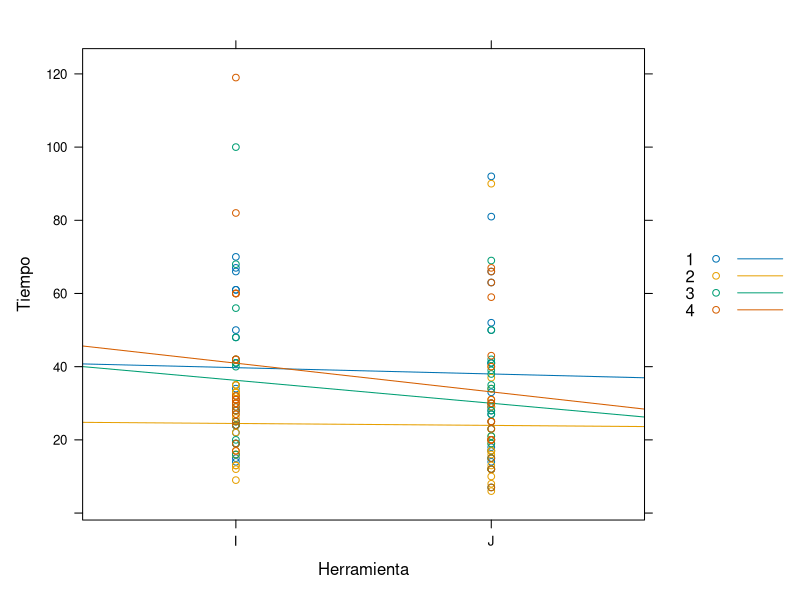
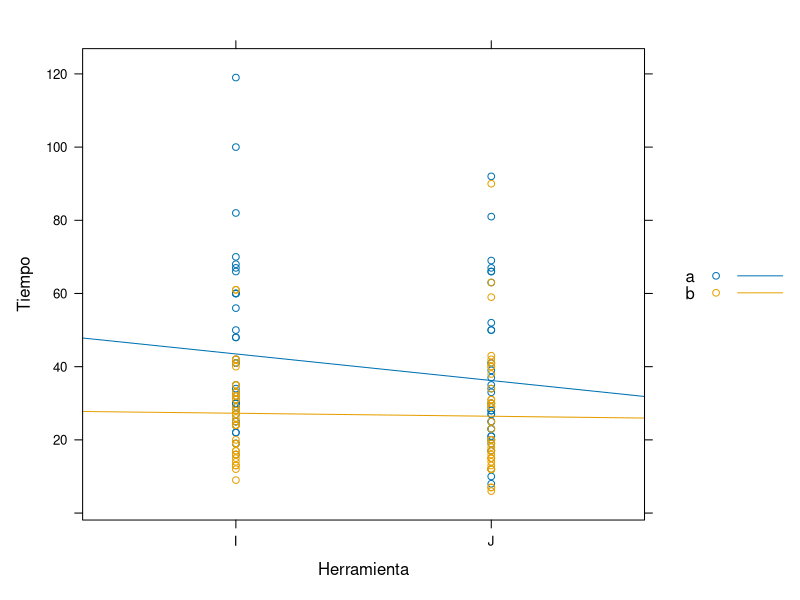
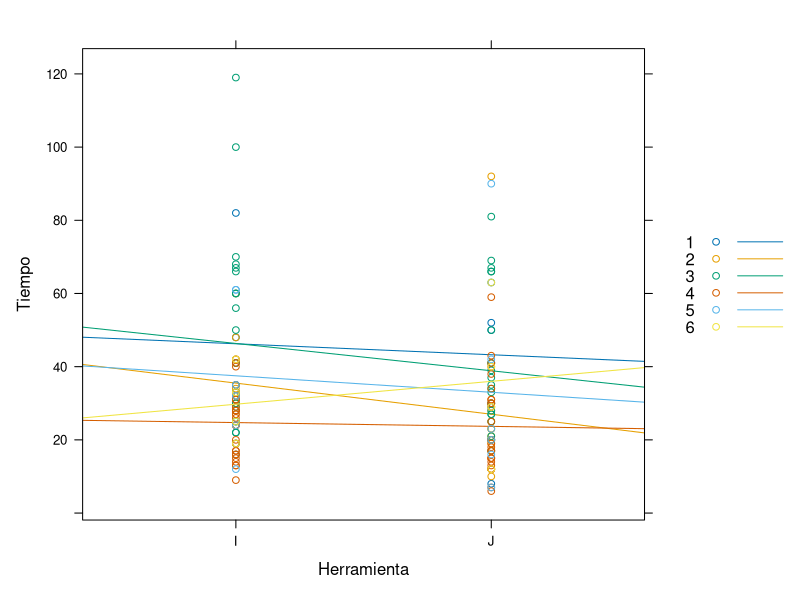
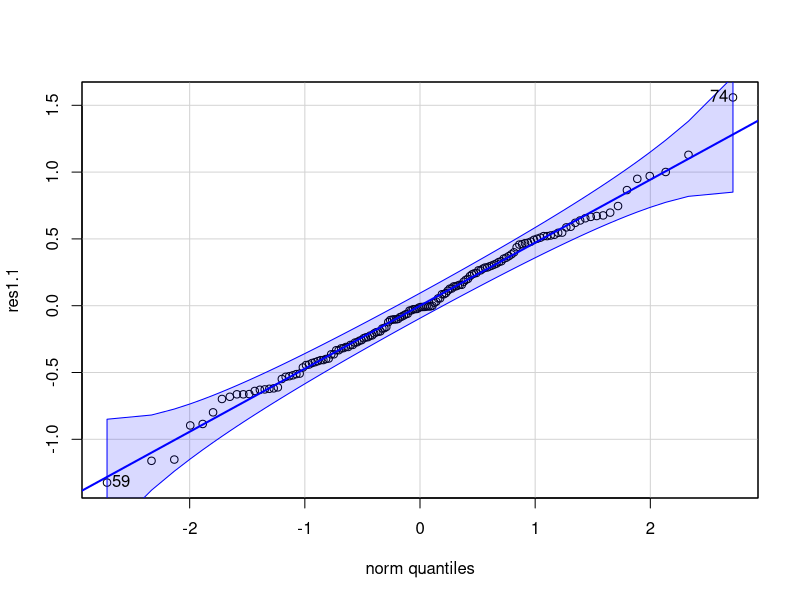
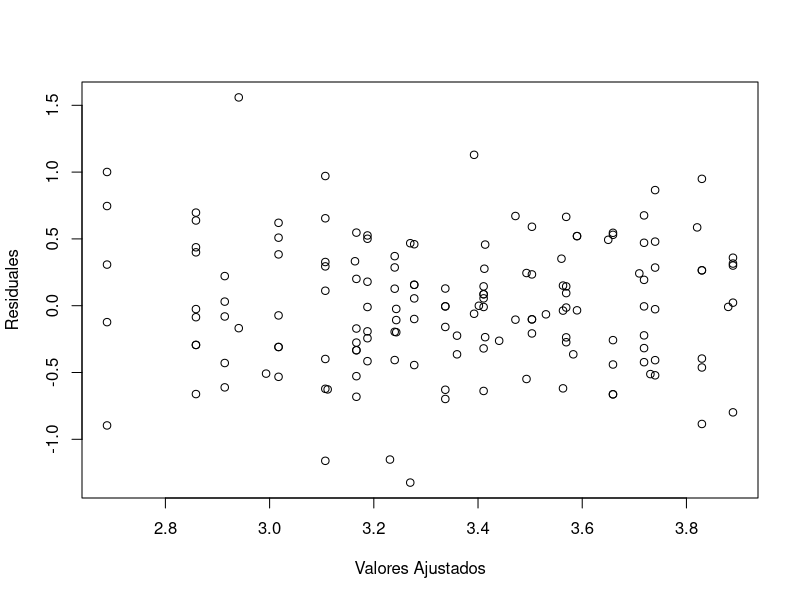
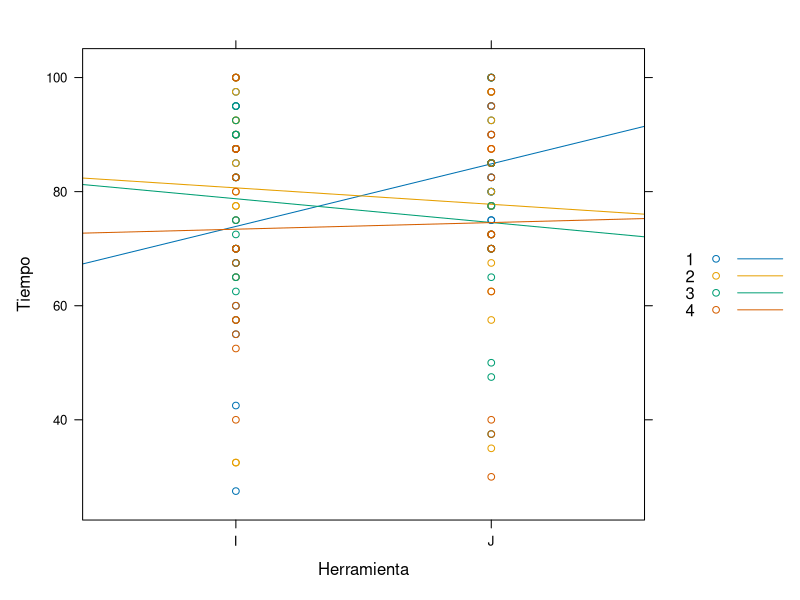
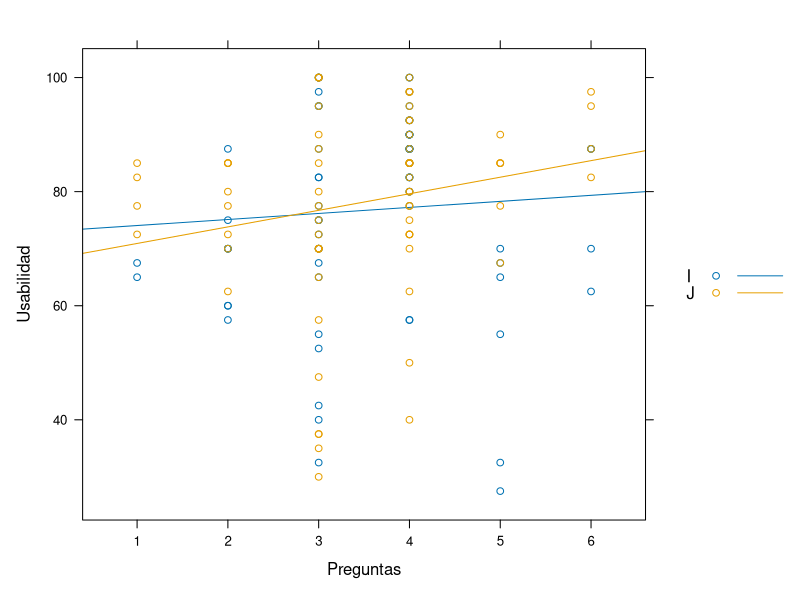

Reproduce these figures in R, in order. (Note: this script raises an error after producing the figures.)
## ---- chunk 1
library(readxl)
library(dplyr)
library(lubridate)
library(hms)
library(lme4)
library(car)
library(MASS)
library(lattice)
library(lmtest)
## ---- chunk 2
setwd("~/GitHub/Proyecto-Lineales-avanzados")
#base = read_excel("base_completa.xlsx")
base = read_excel("Base_Limpia.xlsx")
## ---- chunk 3
base1.1 <- base %>%
  mutate(
    ti_hora  = as_hms(ti),
    tf_hora  = as_hms(tf),
    dif_hora = as_hms(dif),
    dif_minutos = as.numeric(difftime(tf, ti, units = "mins"))
  )

base1.1$tool = factor(base1.1$tool)
base1.1$Pregunta = factor(base1.1$Pregunta)
base1.1$Semestre = factor(base1.1$Semestre)
base1.1$Grupo = factor(base1.1$Grupo)
base1.1$id_est = factor(base1.1$id_est)

base1.1 <- base1.1 %>%
  mutate(Grupo_1 = case_when(
    Semestre == "a" & Grupo == 1 ~ 1,
    Semestre == "a" & Grupo == 2 ~ 2,
    Semestre == "a" & Grupo == 3 ~ 3,
    Semestre == "b" & Grupo == 1 ~ 4,
    Semestre == "b" & Grupo == 2 ~ 5,
    Semestre == "b" & Grupo == 3 ~ 6
  )) 
base1.1$Grupo_1 = factor(base1.1$Grupo_1)
## ---- chunk 4
base1.1 = base1.1[base1.1$id_est != "s13",]
## ---- chunk 5

tabla_final <- table(
  Grupo = base1.1$Grupo, 
  Pregunta = base1.1$Pregunta, 
  Falta_US = is.na(base1.1$dif_minutos)
)

tabla_final[, , "FALSE"]
## ---- chunk 6
table(base1.1$Grupo[!is.na(base1.1$sus)])
## ---- chunk 7
table(base1.1$Pregunta[!is.na(base1.1$dif_minutos)])
## ---- chunk 8
estudiantes_con_na <- base1.1 %>% 
  group_by(id_est) %>% 
  filter(any(is.na(dif_minutos))) %>% 
  ungroup()

# Ver cuáles estudiantes son y cuántas preguntas les faltan
estudiantes_con_na %>% 
  group_by(id_est, Grupo, Semestre) %>% 
  summarise(preguntas_con_NA = sum(is.na(dif_minutos)), .groups = "drop")
## ---- chunk 9
conteo_estudiantes <- base1.1 %>%
  distinct(id_est, Semestre, Grupo) %>%  # Nos quedamos solo con estudiantes únicos por grupo/semestre
  count(Semestre, Grupo, name = "Total_Estudiantes")

print(conteo_estudiantes)
## ---- chunk 10
conteo_estudiantes <- base1.1 %>%
  distinct(id_est, Semestre) %>%  # Nos quedamos solo con estudiantes únicos por grupo/semestre
  count(Semestre, name = "Total_Estudiantes")

print(conteo_estudiantes)
## ---- chunk 11
table(base1.1$Grupo, base1.1$Semestre)
## ---- chunk 12
xyplot(dif_minutos~tool, groups = Pregunta ,type=c("r","p"),xlab="Herramienta",
ylab="Tiempo",data=base1.1,auto.key = TRUE)
## ---- chunk 13
xyplot(dif_minutos~tool, groups = Semestre ,type=c("r","p"),xlab="Herramienta",
ylab="Tiempo",data=base1.1,auto.key = TRUE)
## ---- chunk 14
xyplot(dif_minutos~tool, groups = Grupo_1 ,type=c("r","p"),xlab="Herramienta",
ylab="Tiempo",data=base1.1,auto.key = TRUE)
## ---- chunk 15
mod1.1 = lmer(log(dif_minutos) ~ tool*Pregunta + tool*Semestre +tool*Grupo_1 + (1|id_est), 
                  data = base1.1)
drop1(mod1.1, test = "Chisq")
## ---- chunk 16
mod1.2 = lmer(log(dif_minutos) ~ Pregunta + tool*Semestre +tool*Grupo_1 + (1|id_est), 
                  data = base1.1)
drop1(mod1.2, test = "Chisq")
## ---- chunk 17
mod1.3 = lmer(log(dif_minutos) ~ Pregunta + tool*Semestre + Grupo_1 + (1|id_est), 
                  data = base1.1)
drop1(mod1.3, test = "Chisq")
## ---- chunk 18
mod1.4 = lmer(log(dif_minutos) ~ tool+ Pregunta + Semestre + Grupo_1 + (1|id_est), 
                  data = base1.1)
drop1(mod1.4, test = "Chisq")
## ---- chunk 19
mod1.final = lmer(log(dif_minutos) ~ tool+Pregunta + Grupo_1 + (1|id_est), 
                  data = base1.1)

drop1(mod1.final, test = "Chisq")
## ---- chunk 20
res1.1 = residuals(mod1.final)
qqPlot(res1.1)
## ---- chunk 21
fit1.2 = fitted(mod1.final)
plot(fit1.2,res1.1,xlab = "Valores Ajustados",ylab = "Residuales")
## ---- chunk 22
leveneTest(res1.1 ~ base1.1$tool)
## ---- chunk 23
xyplot(sus~tool, groups = Pregunta ,type=c("r","p"),xlab="Herramienta",
ylab="Tiempo",data=base1.1,auto.key = TRUE)
## ---- chunk 24
xyplot(sus~Grupo_1, groups = tool ,type=c("r","p"),xlab="Preguntas",
ylab="Usabilidad",data=base1.1,auto.key = TRUE)
## ---- chunk 25
mod2.1 = lmer(sus^3~tool*Grupo_1+tool*Pregunta+tool*Semestre+ (1|id_est), data = base1.1)
drop1(mod2.1, test = "Chisq")
## ---- chunk 26
mod2.2 = lmer(sus^3~tool*Grupo_1+tool*Pregunta+Semestre+ (1|id_est), data = base1.1)
drop1(mod2.2, test = "Chisq")
## ---- chunk 27
mod2.3 = lmer(sus^3~tool*Grupo_1+Pregunta+Semestre+ (1|id_est), data = base1.1)
drop1(mod2.3, test = "Chisq")
## ---- chunk 28
mod2.4 = lmer(sus^3~tool*Grupo_1+Pregunta+ (1|id_est), data = base1.1)
drop1(mod2.4, test = "Chisq")
## ---- chunk 29
pre = predict(mod2.4)
base1.1$sus_centrado = base1.1$sus-pre+mean(base1.1$sus)
num_herramientas <- length(levels(base1.1$Grupo_1))
boxplot(sus_centrado ~ Pregunta * Grupo_1, 
        data = base1.1,
        # 'col' repetirá la paleta para cada bloque de preguntas
        col = rep(c("#1f77b4", "#d62728")[1:num_herramientas], each = length(unique(base1.1$Pregunta))),
        las = 2,
        main = "SUS por Pregunta y Grupo CENTRADO",
        xlab = "", 
        ylab = "Escala SUS")
## ---- chunk 30
res2.3 = residuals(mod2.4)
qqPlot(res2.3)
## ---- chunk 31
shapiro.test(res2.3)
## ---- chunk 32
fit2.3 = fitted(mod2.4)
plot(fit2.3,res2.3,xlab = "Valores Ajustados",ylab = "Residuales")
## ---- chunk 33
leveneTest(res2.3 ~ model.frame(mod2.4)$tool)
## ---- chunk 34
confint(mod1.final)
## ---- chunk 35
library(emmeans)
em = emmeans(mod1.final, ~ Grupo_1)
em
## ---- chunk 36
confint(mod2.4)
## ---- chunk 37
em = emmeans(mod2.4, ~ tool)
em
